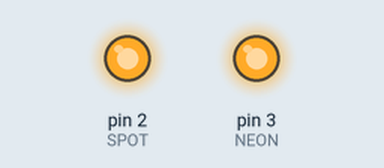
The sketch below on a simulated Arduino Uno, built with avr-gcc and run on an emulated ATmega328P. Shown: output pins drawn as LEDs (lit = HIGH). The local clock reads 2024-03-15 10:24:30 at power-on unless the sketch sets it.

Above: at 0.1 s.
Timing chart, 0 to 1.6 s (numbered marks = the images above):
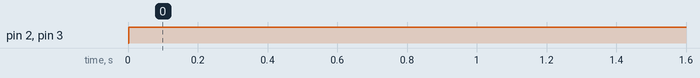

Measured:
- by itself, pin 2 (SPOT), pin 3 (NEON): LOW → HIGH at 0.00 s

The sketch:

timer_vecchio.ino
```cpp
#include <Wire.h>
#include <RTClib.h>
#include "U8glib.h"
#include <OneWire.h>
#include <DallasTemperature.h>
#define ONE_WIRE_BUS 10
#define SPOT      2
#define NEON      3
OneWire oneWire(ONE_WIRE_BUS);
RTC_DS1307 RTC;
DallasTemperature sensors(&oneWire);
U8GLIB_SSD1306_128X32 u8g(U8G_I2C_OPT_NONE);
boolean neo = false;
boolean spo = false;
String tempE;
double tempC;
int orasSpot=7;
int minsSpot=00;
int oraeSpot=20;
int mineSpot=30;
int _hour;
int _min;
int _sec;
double t = 25.5;
boolean adjustt = false;

void setup () {


      pinMode (SPOT,OUTPUT);
      pinMode (NEON,OUTPUT);


      Wire.begin();
      RTC.begin();
}

void loop () {

    DateTime now = RTC.now();
    accendi(now);


    if(spo){
      digitalWrite(SPOT, HIGH);
    }else{
      digitalWrite(SPOT, LOW);
    }
    if(neo){
      digitalWrite(NEON, HIGH);
    }else{
      digitalWrite(NEON, LOW);
    }


   // lcd.setCursor(0,1);

  //  lcd.print("spot: ");
  //  lcd.print(spo);
 //   lcd.print(" neon: ");
  //  lcd.print(neo);

    if(adjustt==false){
      timerff();
      adjustt= true;
    }


}


    void accendi(DateTime now){
         _hour = now.hour();
         _min = now.minute();
         _sec = now.second();

         if ( (_hour >= orasSpot) && (_hour <= oraeSpot) ) {
         spo = true;
            if ( (_hour == orasSpot) && ( _min < minsSpot ) ) {
            spo = false;
            } else if ( (_hour == oraeSpot) && ( _min >= mineSpot ) ) {
               spo = false;
            }
        }else{
        spo = false;
        }

         if ( (_hour >= 9 ) && (_hour <= 19) ) {
         neo = true;
      if ( (_hour == 9) && ( _min < 30 ) ) {
        neo = false;
      }else if ( (_hour == 19) && ( _min >= 30) ) {
        neo = false;
      }
    }else{
      neo = false;
    }

}

   void timerff(){
      //RTC.adjust(DateTime(2019,7,26, 1,36,10));
    }
```
